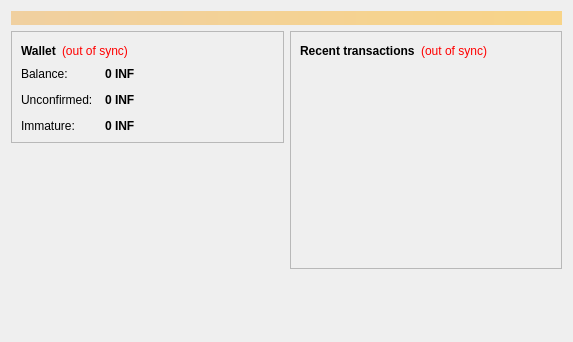
<?xml version="1.0" encoding="UTF-8"?>
<ui version="4.0">
 <class>OverviewPage</class>
 <widget class="QWidget" name="OverviewPage">
  <property name="geometry">
   <rect>
    <x>0</x>
    <y>0</y>
    <width>573</width>
    <height>342</height>
   </rect>
  </property>
  <property name="windowTitle">
   <string>Form</string>
  </property>
  <layout class="QVBoxLayout" name="topLayout">
   <item>
    <widget class="QLabel" name="labelAlerts">
     <property name="visible">
      <bool>false</bool>
     </property>
     <property name="styleSheet">
      <string notr="true">background-color: qlineargradient(x1: 0, y1: 0, x2: 1, y2: 0, stop:0 #F0D0A0, stop:1 #F8D488); color:#000000;</string>
     </property>
     <property name="wordWrap">
      <bool>true</bool>
     </property>
     <property name="margin">
      <number>3</number>
     </property>
    </widget>
   </item>
   <item>
    <layout class="QHBoxLayout" name="horizontalLayout" stretch="1,1">
     <item>
      <layout class="QVBoxLayout" name="verticalLayout_2">
       <item>
        <widget class="QFrame" name="frame">
         <property name="frameShape">
          <enum>QFrame::StyledPanel</enum>
         </property>
         <property name="frameShadow">
          <enum>QFrame::Raised</enum>
         </property>
         <layout class="QVBoxLayout" name="verticalLayout_4">
          <item>
           <layout class="QHBoxLayout" name="horizontalLayout_4">
            <item>
             <widget class="QLabel" name="label_5">
              <property name="font">
               <font>
                <weight>75</weight>
                <bold>true</bold>
               </font>
              </property>
              <property name="text">
               <string>Wallet</string>
              </property>
             </widget>
            </item>
            <item>
             <widget class="QLabel" name="labelWalletStatus">
              <property name="toolTip">
               <string>The displayed information may be out of date. Your wallet automatically synchronizes with the Infocoin network after a connection is established, but this process has not completed yet.</string>
              </property>
              <property name="styleSheet">
               <string notr="true">QLabel { color: red; }</string>
              </property>
              <property name="text">
               <string notr="true">(out of sync)</string>
              </property>
              <property name="alignment">
               <set>Qt::AlignLeading|Qt::AlignLeft|Qt::AlignVCenter</set>
              </property>
             </widget>
            </item>
            <item>
             <spacer name="horizontalSpacer_2">
              <property name="orientation">
               <enum>Qt::Horizontal</enum>
              </property>
              <property name="sizeHint" stdset="0">
               <size>
                <width>40</width>
                <height>20</height>
               </size>
              </property>
             </spacer>
            </item>
           </layout>
          </item>
          <item>
           <layout class="QFormLayout" name="formLayout_2">
            <property name="fieldGrowthPolicy">
             <enum>QFormLayout::AllNonFixedFieldsGrow</enum>
            </property>
            <property name="horizontalSpacing">
             <number>12</number>
            </property>
            <property name="verticalSpacing">
             <number>12</number>
            </property>
            <item row="0" column="0">
             <widget class="QLabel" name="label">
              <property name="text">
               <string>Balance:</string>
              </property>
             </widget>
            </item>
            <item row="0" column="1">
             <widget class="QLabel" name="labelBalance">
              <property name="font">
               <font>
                <weight>75</weight>
                <bold>true</bold>
               </font>
              </property>
              <property name="cursor">
               <cursorShape>IBeamCursor</cursorShape>
              </property>
              <property name="toolTip">
               <string>Your current balance</string>
              </property>
              <property name="text">
               <string notr="true">0 INF</string>
              </property>
              <property name="textInteractionFlags">
               <set>Qt::LinksAccessibleByMouse|Qt::TextSelectableByKeyboard|Qt::TextSelectableByMouse</set>
              </property>
             </widget>
            </item>
            <item row="1" column="0">
             <widget class="QLabel" name="label_3">
              <property name="text">
               <string>Unconfirmed:</string>
              </property>
             </widget>
            </item>
            <item row="1" column="1">
             <widget class="QLabel" name="labelUnconfirmed">
              <property name="font">
               <font>
                <weight>75</weight>
                <bold>true</bold>
               </font>
              </property>
              <property name="cursor">
               <cursorShape>IBeamCursor</cursorShape>
              </property>
              <property name="toolTip">
               <string>Total of transactions that have yet to be confirmed, and do not yet count toward the current balance</string>
              </property>
              <property name="text">
               <string notr="true">0 INF</string>
              </property>
              <property name="textInteractionFlags">
               <set>Qt::LinksAccessibleByMouse|Qt::TextSelectableByKeyboard|Qt::TextSelectableByMouse</set>
              </property>
             </widget>
            </item>
            <item row="2" column="0">
             <widget class="QLabel" name="labelImmatureText">
              <property name="text">
               <string>Immature:</string>
              </property>
             </widget>
            </item>
            <item row="2" column="1">
             <widget class="QLabel" name="labelImmature">
              <property name="font">
               <font>
                <weight>75</weight>
                <bold>true</bold>
               </font>
              </property>
              <property name="toolTip">
               <string>Mined balance that has not yet matured</string>
              </property>
              <property name="text">
               <string notr="true">0 INF</string>
              </property>
              <property name="textInteractionFlags">
               <set>Qt::LinksAccessibleByMouse|Qt::TextSelectableByKeyboard|Qt::TextSelectableByMouse</set>
              </property>
             </widget>
            </item>
           </layout>
          </item>
         </layout>
        </widget>
       </item>
       <item>
        <spacer name="verticalSpacer">
         <property name="orientation">
          <enum>Qt::Vertical</enum>
         </property>
         <property name="sizeHint" stdset="0">
          <size>
           <width>20</width>
           <height>40</height>
          </size>
         </property>
        </spacer>
       </item>
      </layout>
     </item>
     <item>
      <layout class="QVBoxLayout" name="verticalLayout_3">
       <item>
        <widget class="QFrame" name="frame_2">
         <property name="frameShape">
          <enum>QFrame::StyledPanel</enum>
         </property>
         <property name="frameShadow">
          <enum>QFrame::Raised</enum>
         </property>
         <layout class="QVBoxLayout" name="verticalLayout">
          <item>
           <layout class="QHBoxLayout" name="horizontalLayout_2">
            <item>
             <widget class="QLabel" name="label_4">
              <property name="text">
               <string>&lt;b&gt;Recent transactions&lt;/b&gt;</string>
              </property>
             </widget>
            </item>
            <item>
             <widget class="QLabel" name="labelTransactionsStatus">
              <property name="toolTip">
               <string>The displayed information may be out of date. Your wallet automatically synchronizes with the Infocoin network after a connection is established, but this process has not completed yet.</string>
              </property>
              <property name="styleSheet">
               <string notr="true">QLabel { color: red; }</string>
              </property>
              <property name="text">
               <string notr="true">(out of sync)</string>
              </property>
              <property name="alignment">
               <set>Qt::AlignRight|Qt::AlignTrailing|Qt::AlignVCenter</set>
              </property>
             </widget>
            </item>
            <item>
             <spacer name="horizontalSpacer">
              <property name="orientation">
               <enum>Qt::Horizontal</enum>
              </property>
              <property name="sizeHint" stdset="0">
               <size>
                <width>40</width>
                <height>20</height>
               </size>
              </property>
             </spacer>
            </item>
           </layout>
          </item>
          <item>
           <widget class="QListView" name="listTransactions">
            <property name="styleSheet">
             <string notr="true">QListView { background: transparent; }</string>
            </property>
            <property name="frameShape">
             <enum>QFrame::NoFrame</enum>
            </property>
            <property name="verticalScrollBarPolicy">
             <enum>Qt::ScrollBarAlwaysOff</enum>
            </property>
            <property name="horizontalScrollBarPolicy">
             <enum>Qt::ScrollBarAlwaysOff</enum>
            </property>
            <property name="selectionMode">
             <enum>QAbstractItemView::NoSelection</enum>
            </property>
           </widget>
          </item>
         </layout>
        </widget>
       </item>
       <item>
        <spacer name="verticalSpacer_2">
         <property name="orientation">
          <enum>Qt::Vertical</enum>
         </property>
         <property name="sizeHint" stdset="0">
          <size>
           <width>20</width>
           <height>40</height>
          </size>
         </property>
        </spacer>
       </item>
      </layout>
     </item>
    </layout>
   </item>
  </layout>
 </widget>
 <resources/>
 <connections/>
</ui>
